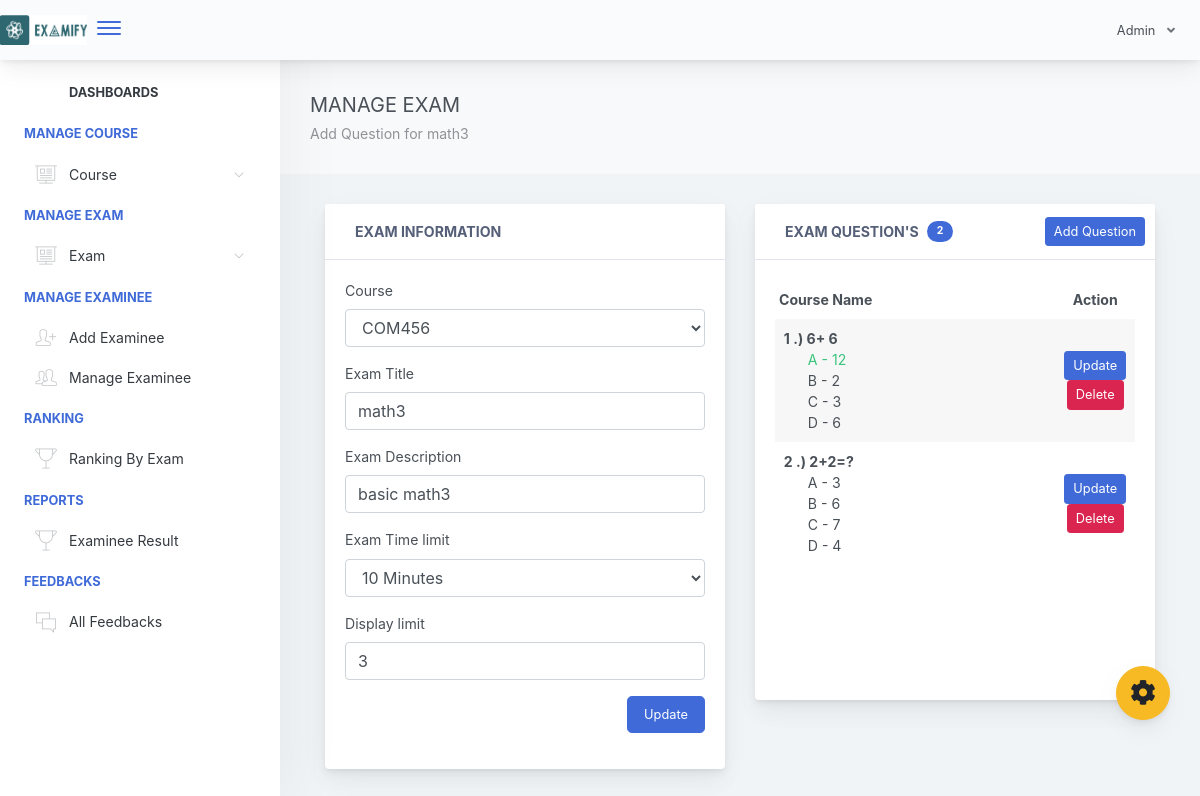
Screenshot of /adminpanel/admin/manage-exam.php?id=26 (signed in) with the database file from the repository.
### tables this page shows
CREATE TABLE `exam_tbl` (
  `ex_id` int(11) NOT NULL,
  `cou_id` int(11) NOT NULL,
  `ex_title` varchar(1000) NOT NULL,
  `ex_time_limit` varchar(1000) NOT NULL,
  `ex_questlimit_display` int(11) NOT NULL,
  `ex_description` varchar(1000) NOT NULL,
  `ex_created` timestamp NOT NULL DEFAULT current_timestamp() ON UPDATE current_timestamp()
);

CREATE TABLE `course_tbl` (
  `cou_id` int(11) NOT NULL,
  `cou_name` varchar(1000) NOT NULL,
  `cou_created` timestamp NOT NULL DEFAULT current_timestamp() ON UPDATE current_timestamp()
);

CREATE TABLE `exam_question_tbl` (
  `eqt_id` int(11) NOT NULL,
  `exam_id` int(11) NOT NULL,
  `exam_question` varchar(1000) NOT NULL,
  `exam_ch1` varchar(1000) NOT NULL,
  `exam_ch2` varchar(1000) NOT NULL,
  `exam_ch3` varchar(1000) NOT NULL,
  `exam_ch4` varchar(1000) NOT NULL,
  `exam_answer` varchar(1000) NOT NULL,
  `exam_status` varchar(1000) NOT NULL DEFAULT 'active'
);

### adminpanel/admin/manage-exam.php (the view, shortened to what this page needs)
<?php include("includes/header.php"); ?>
<?php include("includes/ui-theme.php"); ?>
<div class="app-main">
<?php include("includes/sidebar.php"); ?>
<?php
   $exId = $_GET['id'];
   $selExam = $conn->query("SELECT * FROM exam_tbl WHERE ex_id='$exId' ");
   $selExamRow = $selExam->fetch(PDO::FETCH_ASSOC);
   $courseId = $selExamRow['cou_id'];
   $selCourse = $conn->query("SELECT cou_name as courseName FROM course_tbl WHERE cou_id='$courseId' ")->fetch(PDO::FETCH_ASSOC);
 ?>
<div class="app-main__outer">
        <div class="app-main__inner">
            <div class="app-page-title">
                <div class="page-title-wrapper">
                     <div class="page-title-heading">
                        <div> MANAGE EXAM
                            <div class="page-title-subheading">
                              Add Question for <?php echo $selExamRow['ex_title']; ?>
                            </div>
                        </div>
                    </div>
                </div>
            </div>
            <div class="col-md-12">
            <div id="refreshData">
            <div class="row">
                  <div class="col-md-6">
                      <div class="main-card mb-3 card">
                          <div class="card-header">
                            <i class="header-icon lnr-license icon-gradient bg-plum-plate"> </i>Exam Information
                          </div>
                          <div class="card-body">
                           <form method="post" id="updateExamFrm">
                               <div class="form-group">
                                <label>Course</label>
                                <select class="form-control" name="courseId" required="">
                                  <option value="<?php echo $selExamRow['cou_id']; ?>"><?php echo $selCourse['courseName']; ?></option>
                                </select>
                              </div>
                              <div class="form-group">
                                <label>Exam Title</label>
                                <input type="" name="examTitle" class="form-control" required="" value="<?php echo $selExamRow['ex_title']; ?>">
                              </div>
                              <div class="form-group">
                                <label>Exam Description</label>
                                <input type="" name="examDesc" class="form-control" required="" value="<?php echo $selExamRow['ex_description']; ?>">
                              </div>
                              <div class="form-group">
                                <label>Exam Time limit</label>
                                <select class="form-control" name="examLimit" required="">
                                  <option value="<?php echo $selExamRow['ex_time_limit']; ?>"><?php echo $selExamRow['ex_time_limit']; ?> Minutes</option>
                                </select>
                              </div>
                              <div class="form-group">
                                <label>Display limit</label>
                                <input type="number" name="examQuestDipLimit" class="form-control" value="<?php echo $selExamRow['ex_questlimit_display']; ?>">
                              </div>
                              <div class="form-group" align="right">
                                <button type="submit" class="btn btn-primary btn-lg">Update</button>
                              </div>
                           </form>
                          </div>
                      </div>
                  </div>
                  <div class="col-md-6">
                    <?php
                        $selQuest = $conn->query("SELECT * FROM exam_question_tbl WHERE exam_id='$exId' ORDER BY eqt_id desc");
                    ?>
                     <div class="main-card mb-3 card">
                          <div class="card-header"><i class="header-icon lnr-license icon-gradient bg-plum-plate"> </i>Exam Question's
                            <span class="badge badge-pill badge-primary ml-2">
                              <?php echo $selQuest->rowCount(); ?>
                            </span>
                             <div class="btn-actions-pane-right">
                                <button class="btn btn-sm btn-primary " data-toggle="modal" data-target="#modalForAddQuestion">Add Question</button>
                              </div>
                          </div>
                          <div class="card-body" >
                            <div class="scroll-area-sm" style="min-height: 400px;">
                               <div class="scrollbar-container">
                            <?php
                               if($selQuest->rowCount() > 0)
                               {  ?>
                                 <div class="table-responsive">
                                    <table class="align-middle mb-0 table table-borderless table-striped table-hover" id="tableList">
                                        <thead>
                                        <tr>
                                            <th class="text-left pl-1">Course Name</th>
                                            <th class="text-center" width="20%">Action</th>
                                        </tr>
                                        </thead>
                                        <tbody>
                                          <?php
                                            if($selQuest->rowCount() > 0)
                                            {
                                               $i = 1;
                                               while ($selQuestionRow = $selQuest->fetch(PDO::FETCH_ASSOC)) { ?>
                                                <tr>
                                                        <td >
                                                            <b><?php echo $i++ ; ?> .) <?php echo $selQuestionRow['exam_question']; ?></b><br>
                                                            <?php
                                                              if($selQuestionRow['exam_ch1'] == $selQuestionRow['exam_answer'])
                                                              { ?>
                                                                <span class="pl-4 text-success">A - <?php echo  $selQuestionRow['exam_ch1']; ?></span><br>
                                                              <?php }
                                                              else
                                                              { ?>
                                                                <span class="pl-4">A - <?php echo $selQuestionRow['exam_ch1']; ?></span><br>
                                                              <?php }
                                                              if($selQuestionRow['exam_ch2'] == $selQuestionRow['exam_answer'])
                                                              { ?>
                                                                <span class="pl-4 text-success">B - <?php echo $selQuestionRow['exam_ch2']; ?></span><br>
                                                              <?php }
                                                              else
                                                              { ?>
                                                                <span class="pl-4">B - <?php echo $selQuestionRow['exam_ch2']; ?></span><br>
                                                              <?php }
                                                              if($selQuestionRow['exam_ch3'] == $selQuestionRow['exam_answer'])
                                                              { ?>
                                                                <span class="pl-4 text-success">C - <?php echo $selQuestionRow['exam_ch3']; ?></span><br>
                                                              <?php }
                                                              else
                                                              { ?>
                                                                <span class="pl-4">C - <?php echo $selQuestionRow['exam_ch3']; ?></span><br>
                                                              <?php }
                                                              if($selQuestionRow['exam_ch4'] == $selQuestionRow['exam_answer'])
                                                              { ?>
                                                                <span class="pl-4 text-success">D - <?php echo $selQuestionRow['exam_ch4']; ?></span><br>
                                                              <?php }
                                                              else
                                                              { ?>
                                                                <span class="pl-4">D - <?php echo $selQuestionRow['exam_ch4']; ?></span><br>
                                                              <?php }
                                                             ?>
                                                        </td>
                                                        <td class="text-center">
                                                         <a rel="facebox" href="facebox_modal/updateQuestion.php?id=<?php echo $selQuestionRow['eqt_id']; ?>" class="btn btn-sm btn-primary">Update</a>
                                                         <button type="button" id="deleteQuestion" data-id='<?php echo $selQuestionRow['eqt_id']; ?>'  class="btn btn-danger btn-sm">Delete</button>
                                                        </td>
                                                    </tr>
                                               <?php }
                                            }
                                           ?>
                                        </tbody>
                                    </table>
                                </div>
                               <?php }
                               else
                               { ?>
                                  <h4 class="text-primary">No question found...</h4>
                                 <?php
                               }
                             ?>
                               </div>
                            </div>
                          </div>
                      </div>
                  </div>
              </div>
            </div>
            </div>
            </div>
<?php include("includes/footer.php"); ?>

### rows the page displays
exam_tbl: ex_title "math3", examTitle "math3", examDesc "basic math3", examLimit "10 Minutes", examQuestDipLimit "3"
course_tbl: courseId "COM456"
exam_question_tbl: exam_question "6+ 6", exam_ch1 "12", exam_ch2 "2", exam_ch3 "3", exam_ch4 "6"
exam_question_tbl: exam_question "2+2=?", exam_ch1 "3", exam_ch2 "6", exam_ch3 "7", exam_ch4 "4"

### other values shown
$selQuest->rowCount() "2"
